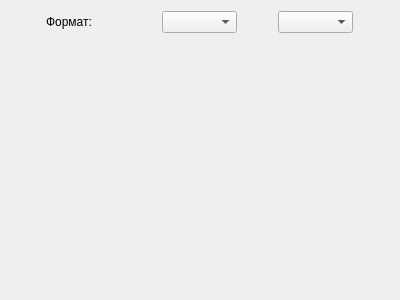
<?xml version="1.0" encoding="UTF-8"?>
<ui version="4.0">
 <class>BandwidthWidget</class>
 <widget class="QWidget" name="BandwidthWidget">
  <property name="geometry">
   <rect>
    <x>0</x>
    <y>0</y>
    <width>400</width>
    <height>300</height>
   </rect>
  </property>
  <property name="windowTitle">
   <string>Form</string>
  </property>
  <layout class="QVBoxLayout" name="verticalLayout_2" stretch="1,6">
   <item>
    <layout class="QHBoxLayout" name="settingsLayout">
     <item>
      <widget class="QLabel" name="formatLabel">
       <property name="maximumSize">
        <size>
         <width>75</width>
         <height>16777215</height>
        </size>
       </property>
       <property name="text">
        <string>Формат:</string>
       </property>
      </widget>
     </item>
     <item>
      <widget class="QComboBox" name="prefixComboBox">
       <property name="maximumSize">
        <size>
         <width>75</width>
         <height>16777215</height>
        </size>
       </property>
      </widget>
     </item>
     <item>
      <widget class="QComboBox" name="unitComboBox">
       <property name="maximumSize">
        <size>
         <width>75</width>
         <height>16777215</height>
        </size>
       </property>
      </widget>
     </item>
    </layout>
   </item>
   <item>
    <layout class="QHBoxLayout" name="chartLayout"/>
   </item>
  </layout>
 </widget>
 <resources/>
 <connections/>
</ui>
